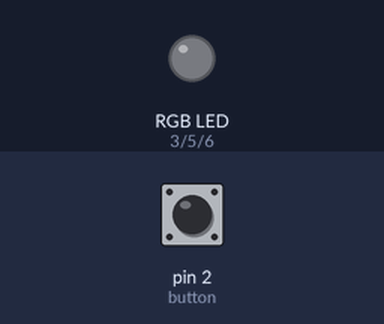
Recording of a sketch running on a simulated Arduino Uno, built with avr-gcc and run on an emulated ATmega328P. Shown: an RGB LED mixed from three pins (HIGH = lit). The inputs (shaded band) are chosen by the test bench; at power-on: pin 2 (button) HIGH.

Above: at 1.2 s.
1.3 s: pin 2 (button) pulled LOW for 3.2 s
At 2.07 s:
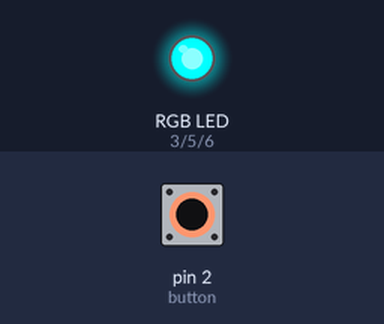
6.0 s: pin 2 (button) pulled LOW for 3.2 s
At 7.15 s:
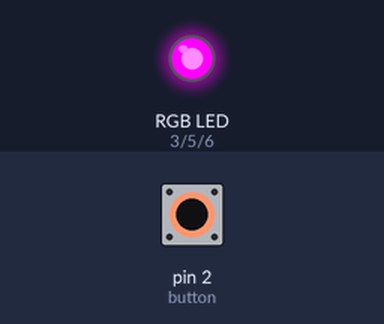
10.7 s: pin 2 (button) pulled LOW for 1 s
At 11.52 s:
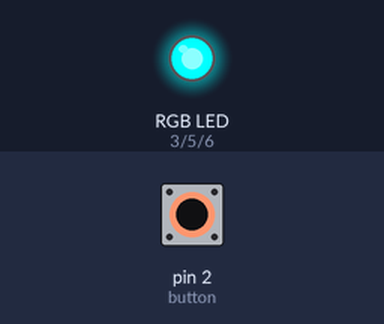
13.2 s: pin 2 (button) pulled LOW for 0.15 s
At 14.2 s:
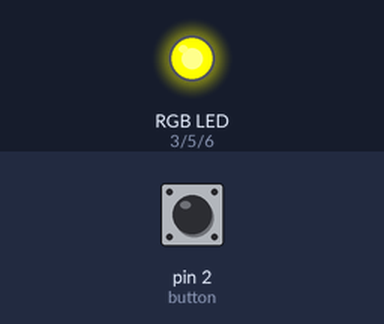
14.9 s: pin 2 (button) pulled LOW for 1 s
At 16.7 s:
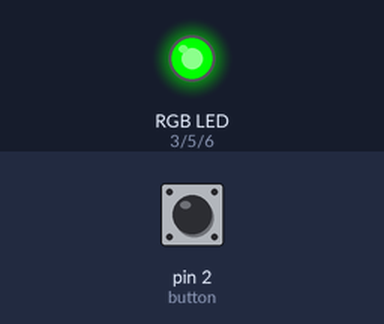
17.4 s: pin 2 (button) pulsed LOW 2 times (0.12 s each, 0.3 s apart)
At 18.45 s:
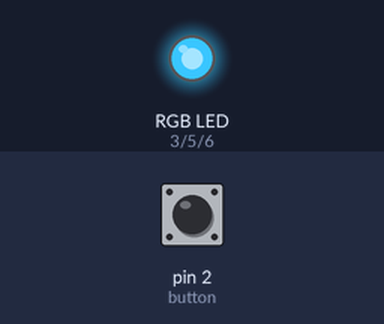
Timing chart, 0 to 24.6 s (numbered marks = the images above; inputs shaded):
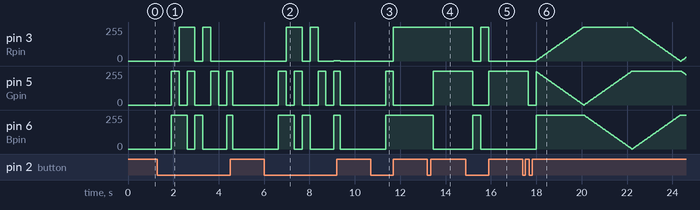

Measured:
- after the input at 1.3 s, pin 3 (Rpin): 0/255 → 255/255 after 0.95 s, → 0/255 0.70 s later, → 255/255 0.35 s later, → 0/255 0.35 s later; pin 5 (Gpin): 0/255 → 255/255 after 0.60 s, → 0/255 0.35 s later, → 255/255 0.35 s later, → 0/255 0.35 s later, … (8 changes in this stretch)
- after the input at 6.0 s, pin 3 (Rpin): 0/255 → 255/255 after 0.98 s, → 0/255 0.70 s later, → 255/255 0.35 s later, → 0/255 0.35 s later, … (6 changes in this stretch); pin 5 (Gpin): 0/255 → 255/255 after 0.63 s, → 0/255 0.35 s later, → 255/255 0.35 s later, → 0/255 0.35 s later, … (8 changes in this stretch)
- after the input at 10.7 s, pin 3 (Rpin): 0/255 → 255/255 after 1.0 s; pin 5 (Gpin): 0/255 → 255/255 after 0.65 s, → 0/255 0.35 s later; pin 6 (Bpin): 0/255 → 255/255 after 0.65 s
- after the input at 13.2 s, pin 5 (Gpin): 0/255 → 255/255 after 0.25 s; pin 6 (Bpin): 255/255 → 0/255 after 0.25 s
- after the input at 14.9 s, pin 3 (Rpin): 255/255 → 0/255 after 0.31 s, → 255/255 0.35 s later, → 0/255 0.35 s later; pin 5 (Gpin): 255/255 → 0/255 after 0.31 s, → 255/255 0.70 s later; pin 6 (Bpin): 0/255 → 255/255 after 0.31 s, → 0/255 0.35 s later

The sketch:

main.ino
```cpp
//data:2016/03/20
#include <SoftwareSerial.h>
#include <EEPROM.h>
// HC-05    Arduino
// TX       RX/Pin7
// RX       TX/Pin8
SoftwareSerial BTSerial(7,8); // Arduino RX/TX
char data[20];//存放資料變數
int datasize=0;//傳來的資料數量
char save[]="save"; //儲存到eeprom的參數
int R=0,G=0,B=0,Rpin=3,Gpin=5,Bpin=6,button=2,button_state=1,mode=0,time=100,temp_r,temp_g,temp_b,temp_var;
//mode=0開機模式 上次儲存的顏色(可藍牙或不藍牙)(目前要藍牙)
//mode=1藍牙模式 (可開機模式與藍牙共存但會多跑一行程式)
//mode=2按鈕模式 紅
//mode=3按鈕模式 綠
//mode=4按鈕模式 藍
//mode=5按鈕模式 黃
//mode=6按鈕模式 青
//mode=7按鈕模式 紫
//mode=8按鈕模式 白
//mode=9按鈕模式 彩虹
void setup() {
  Serial.begin(9600);
  BTSerial.begin(9600);
  pinMode(Rpin,OUTPUT);
  pinMode(Gpin,OUTPUT);
  pinMode(Bpin,OUTPUT);
  pinMode(button,INPUT);
  R=EEPROM.read(0);
  G=EEPROM.read(1);
  B=EEPROM.read(2);
}
void loop() {
  button_state=digitalRead(button);
  if (button_state==0){//平時接正
    mode=mode+1;
    mode=mode%10;
    //    Serial.print("mode=");
    //    Serial.println(mode);
    button_state=1;
    delay(250);
  }
  switch (mode)//功能選擇
  {
  case 0://開機模式
    R=EEPROM.read(0);
    G=EEPROM.read(1);
    B=EEPROM.read(2);
    time=100;
    break;
  case 1://藍牙模式
    if ( (datasize=(BTSerial.available()))>0 ){//讀藍牙訊息
      for (int i=0; i<datasize; i++ ){//合併資料
        data[i]=char(BTSerial.read());
      }
      if ( strcmp(data,save)==0 ){
        //        Serial.println("save to eeprom mode");
        delay(100);
        clean_data();
        wait_data();
        EEPROM.write(0,data[0]);
        EEPROM.write(1,data[1]);
        EEPROM.write(2,data[2]);
        //        Serial.println("save ok");
      }
      else {
        R=data[0];
        G=data[1];
        B=data[2];
      }
    }
    break;
  case 2://紅
    R=255;
    G=0;
    B=0;
    break;
  case 3://綠
    R=0;
    G=255;
    B=0;
    break;
  case 4://藍
    R=0;
    G=0;
    B=255;
    break;
  case 5://黃
    R=255;
    G=255;
    B=0;
    break;
  case 6://青
    R=0;
    G=255;
    B=255;
    break;
  case 7://紫
    R=255;
    G=0;
    B=255;
    break;
  case 8://白
    R=255;
    G=255;
    B=255;
    break;
  case 9://彩虹
    rainbow(1);
    time=25;
    break;
  }
  analogWrite(Rpin,~R);
  analogWrite(Gpin,~G);
  analogWrite(Bpin,~B);
  clean_data();//要連續儲存到eeprom必須先清除資料暫存
  delay(time);
}

//////////函數區
void clean_data()//清空資料陣列
{
  for(int i=0;i<20;i++){
    data[i] ='\0';
  }
  datasize=0;
}

void wait_data()//等待藍牙傳入資料
{
  do{
    if ( (datasize=(BTSerial.available()))>0 ){
      for (int i=0; i<datasize; i++ ){
        data[i]=char(BTSerial.read());
      }
    }
    else {
      Serial.println("wait data");
      delay(1000);
    }
  }
  while( datasize<=0 );
}

void rainbow(int wait)//彩虹功能
{
  Wheel(temp_var & 255);
  R=temp_r;
  G=temp_g;
  B=temp_b;
  temp_var++;
}

void Wheel(int WheelPos)//給rainbow用的顏色設定
{
  WheelPos = 255 - WheelPos;
  if (WheelPos < 85)
  {
    temp_r = 255 - WheelPos * 3;
    temp_g = 0;
    temp_b = WheelPos * 3;
  }
  else if (WheelPos < 170)
  {
    WheelPos -= 85;
    temp_r = 0;
    temp_g = WheelPos * 3;
    temp_b = 255 - WheelPos * 3;
  }
  else
  {
    WheelPos -= 170;
    temp_r = WheelPos * 3;
    temp_g = 255 - WheelPos * 3;
    temp_b = 0;
  }
}
```
